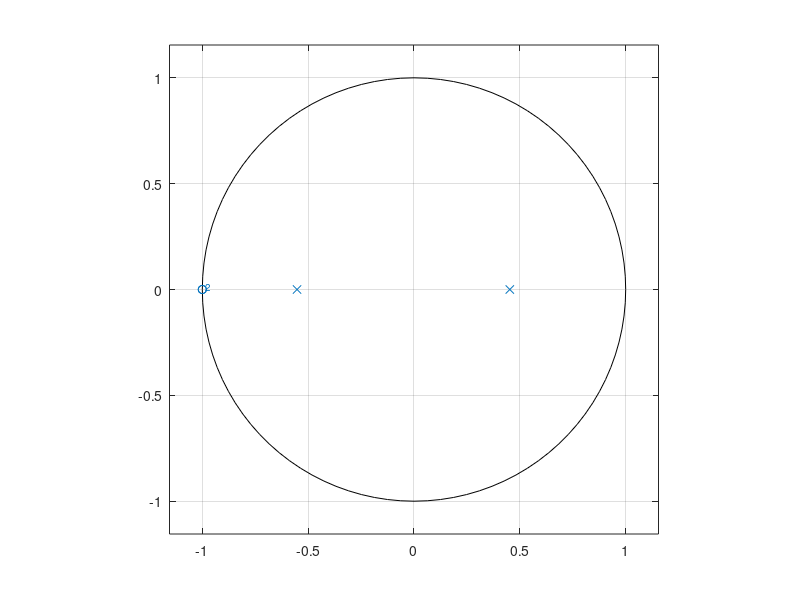
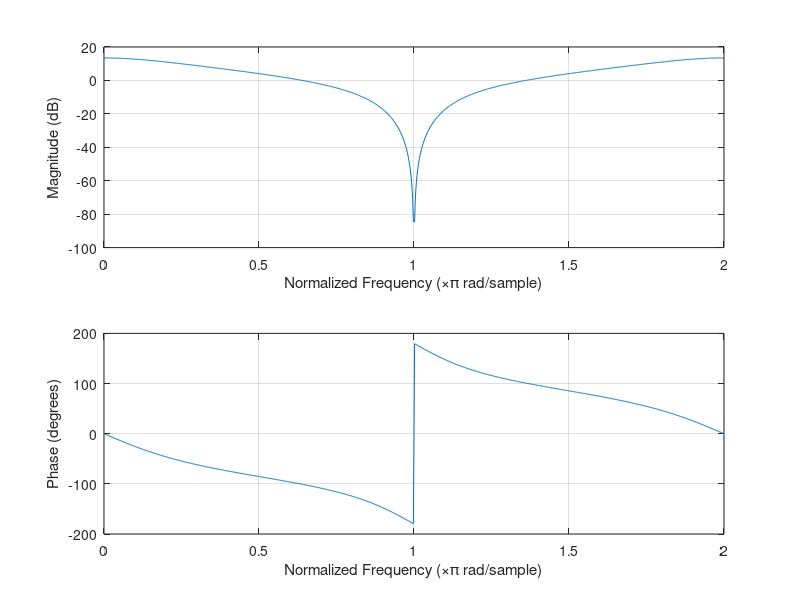
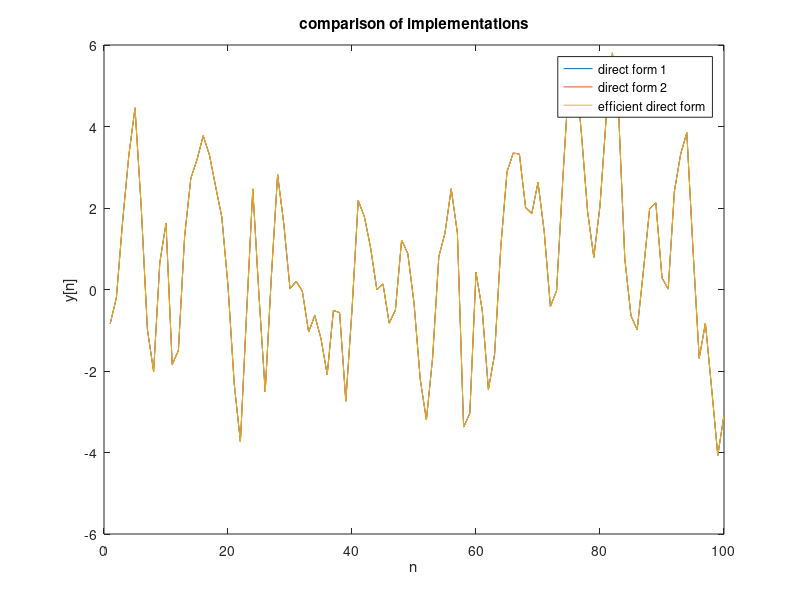

Recreate these plots in MATLAB, in order.
clear;
clc;
close all;

%             1 + 2z^-1 + 1z^-2
%   H(z) = -----------------------
%           1 + 0.1z^-1 + 0.25z^-2

x = randn(1,100);
B = [1 2 1]
A = [1 0.1 -0.25]

% pole zero plot
figure
zplane(B,A)

% frequency response
figure
freqz(B,A,1024, "whole")

%% Direct Form I:
yd1(1) = B(1)*x(1);
yd1(2) = B(1)*x(2)+B(2)*x(1) - A(2)*yd1(1);

for n = 3:length(x)
    yd1(n) = B(1)*x(n) + B(2)*x(n-1) + B(3)*x(n-2) - A(2)*yd1(n-1) - A(3)*yd1(n-2);
end

%% Direct Form II:
w(1) = x(1);
yd2(1) = B(1)*w(1);

w(2) = x(2) - A(2)*w(1);
yd2(2) = B(1)*w(2) + B(2)*w(1);

for n = 3:length(x)
    w(n) = x(n) - A(2)*w(n-1) - A(3)*w(n-2); % Calculate signal in the middle
    yd2(n) = B(1)*w(n) + B(2)*w(n-1) + B(3)*w(n-2); % Calculate output with signal in the middle & its previous values
end

%% Direct Form II, more efficient

wn_2 = 0;
wn_1 = 0;

for n = 1:length(x)
    wn = x(n) - A(2)*wn_1 - A(3)*wn_2;
    y(n) = B(1)*wn + B(2)*wn_1 + B(3)*wn_2;

    wn_2 = wn_1;
    wn_1 = wn;
end

%% graph different outputs
figure
plot(yd1)
hold on
plot(yd2)
plot(y)
hold off
title("comparison of implementations")
xlabel("n")
ylabel("y[n]")
legend("direct form 1", "direct form 2", "efficient direct form")
